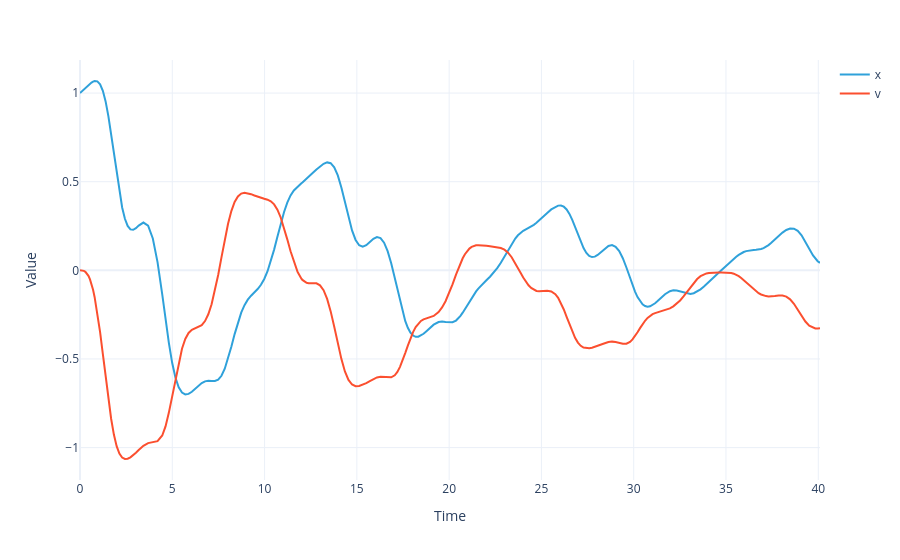

This figure's notebook cell:
### Code cell
if cvode:
    sol.visualize().show()

### Figure 1 — Plotly figure (JSON) as saved in the notebook; plotly's stock layout.template omitted (floating-point values rounded to 4 significant figures; data arrays with more than 128 entries replaced by an {"elided": "..."} marker saying what was removed)
{"data": [{"hovertemplate": "dof=x<br>Time=%{x}<br>Value=%{y}<extra></extra>", "legendgroup": "x", "line": {"color": "#2fa1da", "dash": "solid"}, "marker": {"symbol": "circle"}, "mode": "lines", "name": "x", "orientation": "v", "showlegend": true, "type": "scatter", "x": {"elided": "270 float values"}, "xaxis": "x", "y": {"elided": "270 float values"}, "yaxis": "y"}, {"hovertemplate": "dof=v<br>Time=%{x}<br>Value=%{y}<extra></extra>", "legendgroup": "v", "line": {"color": "#fb4f2f", "dash": "solid"}, "marker": {"symbol": "circle"}, "mode": "lines", "name": "v", "orientation": "v", "showlegend": true, "type": "scatter", "x": {"elided": "270 float values"}, "xaxis": "x", "y": {"elided": "270 float values"}, "yaxis": "y"}], "layout": {"legend": {"title": {}, "tracegroupgap": 0}, "margin": {"t": 60}, "xaxis": {"anchor": "y", "domain": [0, 1], "title": {"text": "Time"}}, "yaxis": {"anchor": "x", "domain": [0, 1], "title": {"text": "Value"}}}}
